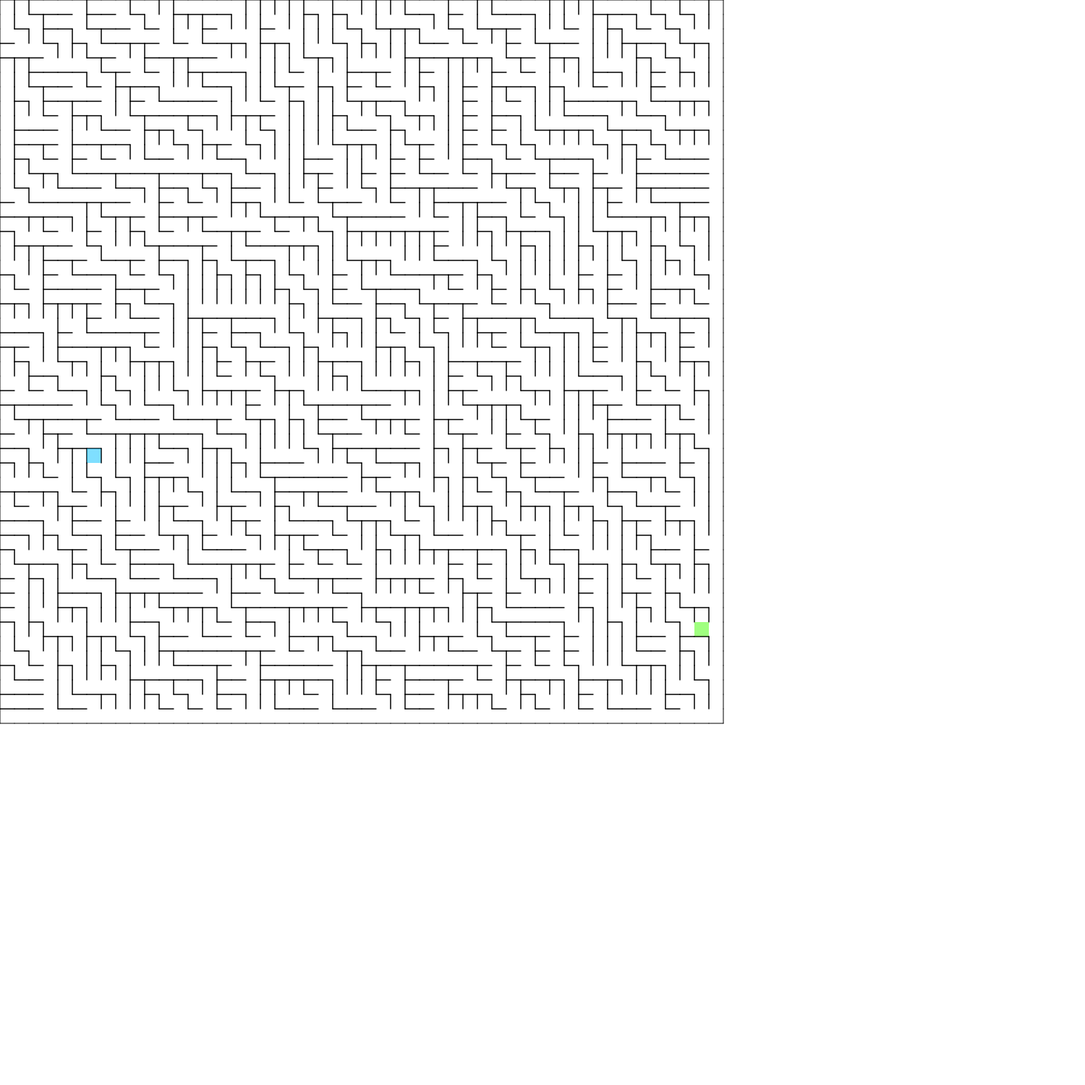
Frame 1 (no input)
Frame 60 (no input): identical to frame 1, image omitted
Frame 120 (the mouse pressed at the canvas centre since frame 60): identical to frame 1, image omitted

The p5.js sketch that drew this single still picture (run headless with seeded random() and noise() and a simulated clock; from frame 60 on, the mouse is pressed at the canvas centre):

// p5.js sketch
// ── sketch.js
let grid;

function setup() {
  createCanvas(1500, 1500);
  grid = new Grid(50, 50);
  grid.init();
}

function draw() {
  background(255);
  grid.draw();
}

function Grid(rows, columns) {
  
  this.rows = rows;
  this.columns = columns;
  this.grid = [];
  this.start = null;
  this.finish = null;

  this.init = function() {
    for(let r = 0; r < this.rows; r++) {
      this.grid.push([]);
      for(let c = 0; c < this.columns; c++) {
        this.grid[r].push(new Cell(r, c));
      }
    }
    this.generateBinaryTreeMaze();
    this.placeStartFinishMarkers();
  }

  this.draw = function() {
    for(let r = 0; r < this.rows; r++) {
      for(let c = 0; c < this.columns; c++) {
        this.grid[r][c].draw();
      }
    }
  }

  this.generateBinaryTreeMaze = function() {

    let pathChoises = ["east", "south"];
  
    for(let r = 0; r < this.rows; r++) {
      for(let c = 0; c < this.columns; c++) {
  
        let linkDirection = pathChoises[Math.floor(Math.random() * 2)];
  
        if(linkDirection == "east"){
          if(this.grid[r][c+1] !== undefined){
            // link with the eastern neighbour
            this.grid[r][c].link(this.grid[r][c+1]);
          }
          else{
            // can't link east so link south if possible
            if(this.grid[r+1] !== undefined){
              this.grid[r][c].link(this.grid[r+1][c]);
            }
          }
        }
  
        if(linkDirection == "south"){
          if(this.grid[r+1] !== undefined){
            // link with the southern neighbour
            this.grid[r][c].link(this.grid[r+1][c]);
          }
          else{
            // can't link south so link east if possible
            if(this.grid[r][c+1] !== undefined){
              this.grid[r][c].link(this.grid[r][c+1]);
            }
          }
        }
  
      }
    }
  }

  this.placeStartFinishMarkers = function() {
    
    let start = this.grid[Math.floor(Math.random() * this.rows)][Math.floor(Math.random() * this.columns)];
    start.isStart = true;
    this.start = start;

    let finish = this.grid[Math.floor(Math.random() * this.rows)][Math.floor(Math.random() * this.columns)];
    finish.isFinish = true;
    this.finish = finish; 
    
  }

}

function Cell(row, column) {
  
  this.row = row;
  this.column = column;
  this.size = 20; // pixels
  this.borders = {
    top: true,
    right: true,
    bottom: true,
    left: true
  };
  this.isStart = false;
  this.isFinish = false;

  this.draw = function() {

    stroke(0);

    // top border
    if(this.borders.top)
      line(this.column * this.size, this.row * this.size, (this.column + 1) * this.size, this.row * this.size);
    
    // right border
    if(this.borders.right)
      line((this.column + 1) * this.size, this.row * this.size, (this.column + 1) * this.size, (this.row + 1) * this.size);
    
    // bottom border
    if(this.borders.bottom)
      line(this.column * this.size, (this.row + 1) * this.size, (this.column + 1) * this.size, (this.row + 1) * this.size);
    
    // left border
    if(this.borders.left)
      line(this.column * this.size, this.row * this.size, this.column * this.size, (this.row + 1) * this.size);

    if(this.isStart){
      fill('rgba(64, 255, 0, 0.5)');
      noStroke();
      rect(this.column * this.size, this.row * this.size, this.size, this.size);
    }

    if(this.isFinish){
      fill('rgba(0, 192, 255, 0.5)');
      noStroke();
      rect(this.column * this.size, this.row * this.size, this.size, this.size);
    }

  }

  this.link = function(cell) {
    
    if(cell.column == this.column) {
      // is the cell a northern or southern neighbour?
      if(cell.row < this.row) {
        // northern neighbour
        cell.borders.bottom = false;
        this.borders.top = false;
      }
      else {
        // southern neighbour
        cell.borders.top = false;
        this.borders.bottom = false;
      }
    }
    else {
      // is the cell an eastern or western neighbour?
      if(cell.column < this.column) {
        // western neighbour
        cell.borders.right = false;
        this.borders.left = false;
      }
      else {
        // eastern neighbour
        cell.borders.left = false;
        this.borders.right = false;
      }
    }
    
  }
  
}
